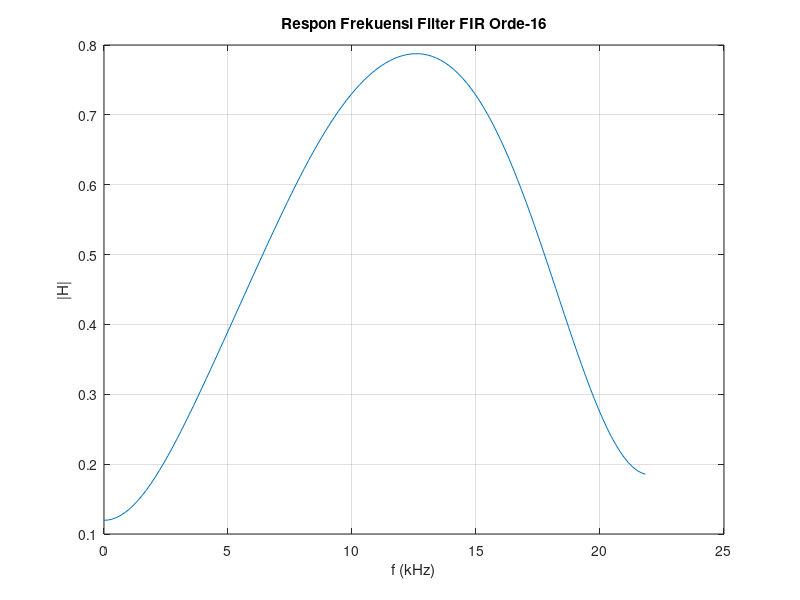

This figure's MATLAB source:
clear all; clc;

n = 16;
fs2 = 22;
f = [0, 0.465, 0.698, 1];
m = [0, 0.8, 0.8, 0];
b = fir2(n, f, m);

fid = fopen('fir.txt', 'w');
fprintf(fid, strcat('Koefisien filter FIR orde-'), int2str(n), ':\n');
fprintf(fid, strcat('Generated on-', datestr(now), '\n\n'));
for i = 1:n+1
    fprintf(fid, '%1.6f \n', b(i));
end
fclose(fid);

[H, w] = freqz(b, 1, 128);
plot(w/pi * fs2, abs(H));

xlabel('f (kHz)');
ylabel('|H|');
grid;
title(strcat('Respon Frekuensi Filter FIR Orde-', int2str(n)));
